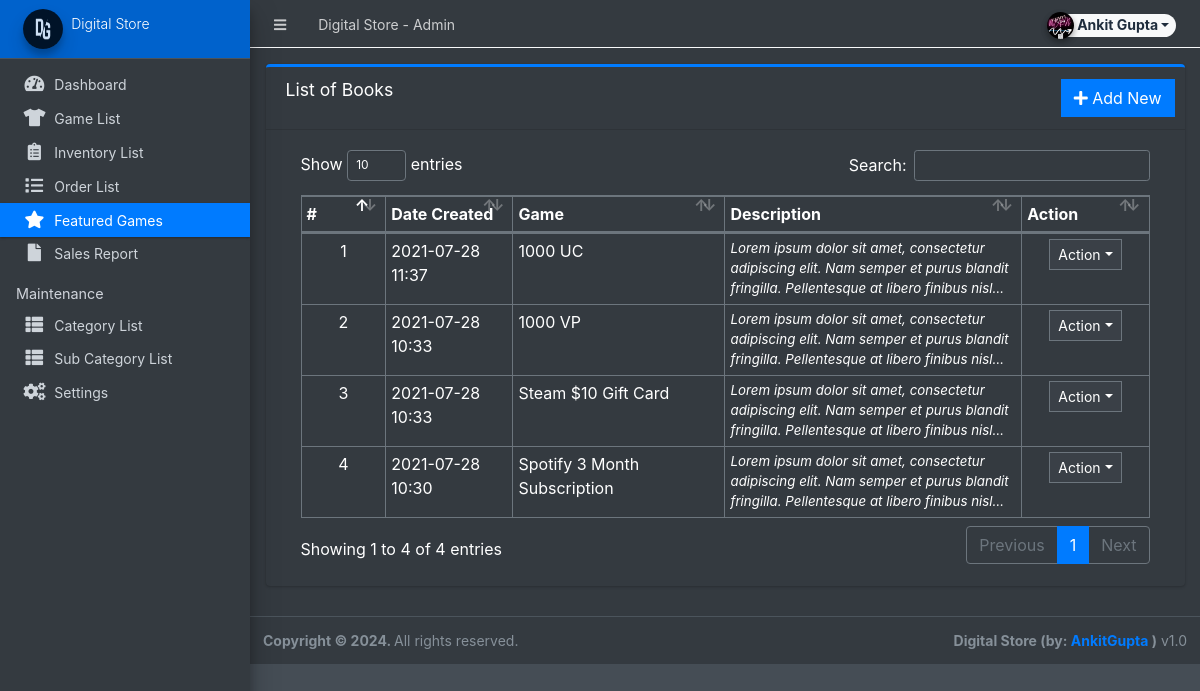
/admin/?page=featured (signed in), run on the app's committed database.
### tables this page shows
CREATE TABLE `products` (
  `id` int(30) NOT NULL,
  `category_id` int(30) NOT NULL,
  `sub_category_id` int(30) NOT NULL,
  `title` varchar(250) NOT NULL,
  `description` text NOT NULL,
  `status` tinyint(1) NOT NULL DEFAULT 1,
  `date_created` datetime NOT NULL DEFAULT current_timestamp()
);

### admin/featured/index.php (the view, shortened to what this page needs)
<div class="card card-outline card-primary">
	<div class="card-header">
		<h3 class="card-title">List of Books</h3>
		<div class="card-tools">
			<a href="javascript:void(0)" class="btn btn-flat btn-primary add_new"><span class="fas fa-plus"></span>  Add New</a>
		</div>
	</div>
	<div class="card-body">
		<div class="container-fluid">
        <div class="container-fluid">
			<table class="table table-bordered table-stripped">
				<colgroup>
					<col width="10%">
					<col width="15%">
					<col width="25%">
					<col width="35%">
					<col width="15%">
				</colgroup>
				<thead>
					<tr>
						<th>#</th>
						<th>Date Created</th>
						<th>Game</th>
						<th>Description</th>
						<th>Action</th>
					</tr>
				</thead>
				<tbody>
					<?php
					$i = 1;
						$qry = $conn->query("SELECT * from `products` where id in (SELECT product_id FROM `featured_game`) order by unix_timestamp(date_created) desc ");
						while($row = $qry->fetch_assoc()):
							foreach($row as $k=> $v){
								$row[$k] = trim(stripslashes($v));
							}
                            $row['description'] = strip_tags(stripslashes(html_entity_decode($row['description'])));
					?>
						<tr>
							<td class="text-center"><?php echo $i++; ?></td>
							<td><?php echo date("Y-m-d H:i",strtotime($row['date_created'])) ?></td>
							<td><?php echo $row['title'] ?></td>
							<td ><p class="m-0 truncate"><?php echo $row['description'] ?></p></td>
							<td align="center">
								 <button type="button" class="btn btn-flat btn-default btn-sm dropdown-toggle dropdown-icon" data-toggle="dropdown">
				                  		Action
				                  </button>
							</td>
						</tr>
					<?php endwhile; ?>
				</tbody>
			</table>
		</div>
		</div>
	</div>
</div>

### data on the page
products: date_created "2021-07-28 11:37", title "1000 UC", description "Lorem ipsum dolor sit amet, consectetur adipiscing elit. Nam semper et purus blandit fringilla. Pellentesque at libero finibus…"
products: date_created "2021-07-28 10:33", title "1000 VP", description "Lorem ipsum dolor sit amet, consectetur adipiscing elit. Nam semper et purus blandit fringilla. Pellentesque at libero finibus…"
products: date_created "2021-07-28 10:33", title "Steam $10 Gift Card", description "Lorem ipsum dolor sit amet, consectetur adipiscing elit. Nam semper et purus blandit fringilla. Pellentesque at libero finibus…"
products: date_created "2021-07-28 10:30", title "Spotify 3 Month Subscription", description "Lorem ipsum dolor sit amet, consectetur adipiscing elit. Nam semper et purus blandit fringilla. Pellentesque at libero finibus…"

### other printed values
$_settings->info('name') "Digital Store"
$_settings->userdata('firstname').' '.$_settings->userdata('lastname') "Ankit Gupta"
$_settings->info('short_name') "Digital Store"
